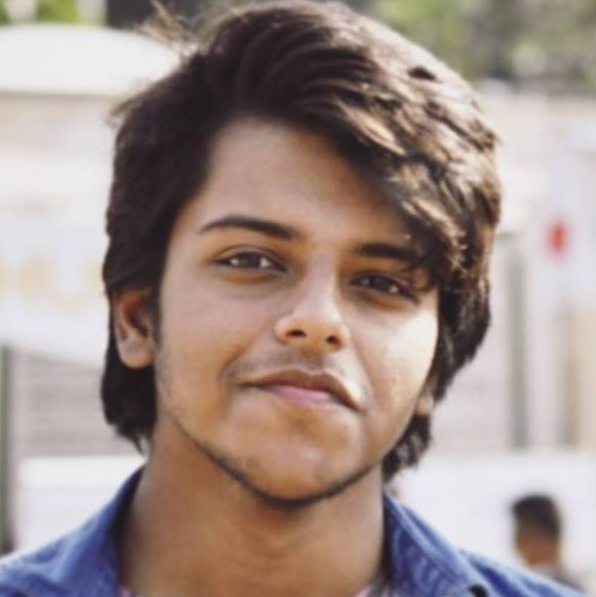
#> input picture propic.PNG, 596 x 597 px, found by its file name
$ python Drawing.py
#> lines starting #> are read from the running program, lines starting #| are printed output that depends on the picture
import cv2
import numpy as np
img=cv2.imread("propic.png",1)
#> img is the input picture: shape (597, 596, 3); mean B, G, R 136, 142.2, 159.6

cv2.line(img,(0,0),(150,150),(255,255,255),15)
#cv2.line(image,(start coord),(end coord),(BGR color),thickness)

cv2.rectangle(img,(15,25),(200,150),(0,0,255),5)
#cv2.rectanle(image,(top left coord),(bottom right coord),(BGR color),thickness)

cv2.circle(img,(100,63),55,(0,255,0),3)
#cv2.circle(image,(centre coord),radius,(BGR),thickness)

#Now we'll draw some polygon
#first we'll make a numpy array of the points
pts=np.array([[20,30],[40,70],[80,20],[100,50]],np.int64)
cv2.polylines(img,[pts],True,(0,255,255),3)
#cv2.polylines(image,points,connect first and last point?,BGR color,thickness)

#alright, so we're done with all the drawing so lets write something

font=cv2.FONT_HERSHEY_SIMPLEX
cv2.putText(img,"OPENCV",(0,130),font,1,(200,255,255),2,cv2.LINE_AA)
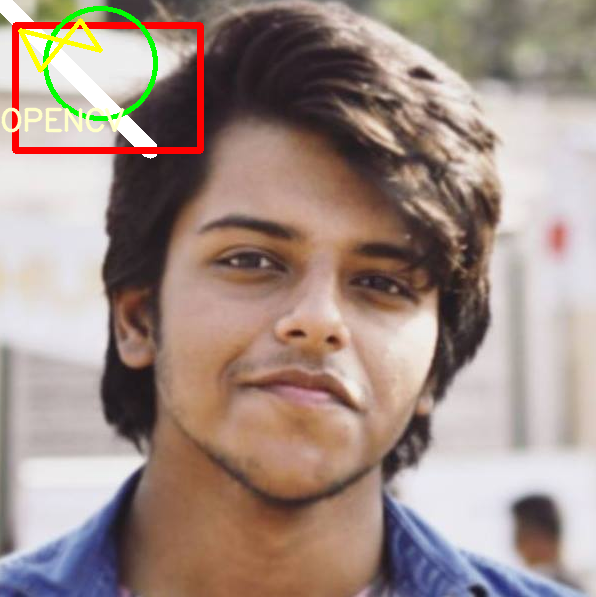
#> img: shape (597, 596, 3); mean B, G, R 133.8, 141.9, 160.9
#cv2.putText(img,text,(start coord),font,size,BGR,thickness,anti aliasing)

cv2.imshow("image",img)
cv2.waitKey(0)
cv2.destroyAllWindows()
